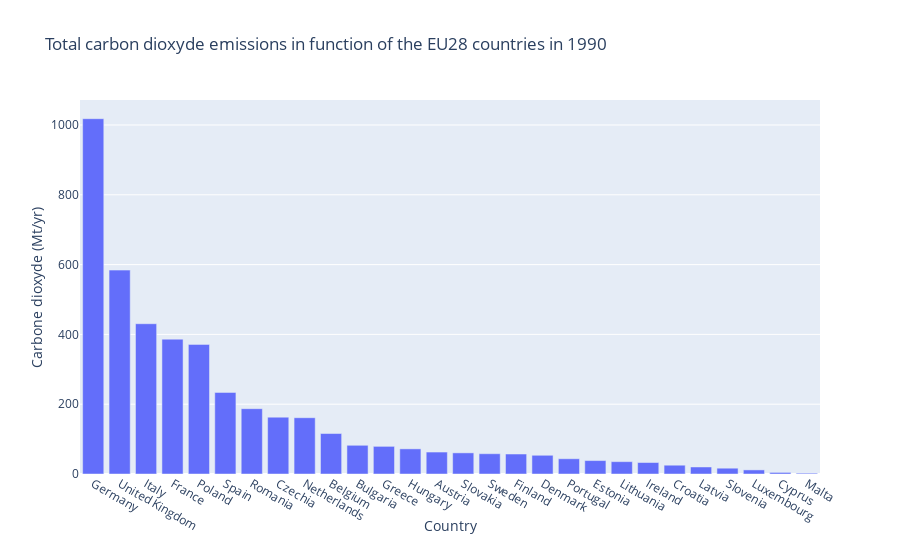

Write notebook code for a chart like this one.
### Code cell
pd_eu_countries = pd_eu_countries.sort_values(1990, ascending = False)
ratio1990 = int(sum(pd_eu_countries[1990][0:9])/sum(pd_eu_countries[1990])*100)
ratio1990

fig = go.Figure([go.Bar(x=pd_eu_countries['Country'], y=pd_eu_countries[1990])])
fig.update_layout(title_text='Total carbon dioxyde emissions in function of the EU28 countries in 1990',
                 xaxis={"title":"Country"}, yaxis={"title":"Carbone dioxyde (Mt/yr)"})
fig.show()
ratio = int(sum(pd_eu_countries[1990][0:9])/sum(pd_eu_countries[1990])*100)
print('In 1990, the 10 first biggest CO2 emitting countries within EU28 '+
      'represent {}% of their total CO2 emissions.'.format(ratio1990))

### Figure 1 — Plotly figure (JSON) as saved in the notebook; plotly's stock layout.template omitted (floating-point values rounded to 4 significant figures)
{"data": [{"type": "bar", "x": ["Germany", "United Kingdom", "Italy", "France", "Poland", "Spain", "Romania", "Czechia", "Netherlands", "Belgium", "Bulgaria", "Greece", "Hungary", "Austria", "Slovakia", "Sweden", "Finland", "Denmark", "Portugal", "Estonia", "Lithuania", "Ireland", "Croatia", "Latvia", "Slovenia", "Luxembourg", "Cyprus", "Malta"], "y": [1018.0, 584.2, 430.6, 386.3, 371.4, 233.8, 187.2, 162.8, 161.3, 116.0, 82.27, 79.2, 72.0, 62.93, 60.55, 58.12, 57.24, 53.65, 43.68, 38.47, 35.32, 32.85, 25.18, 20.14, 16.62, 11.75, 4.54, 2.352]}], "layout": {"title": {"text": "Total carbon dioxyde emissions in function of the EU28 countries in 1990"}, "xaxis": {"title": {"text": "Country"}}, "yaxis": {"title": {"text": "Carbone dioxyde (Mt/yr)"}}}}
